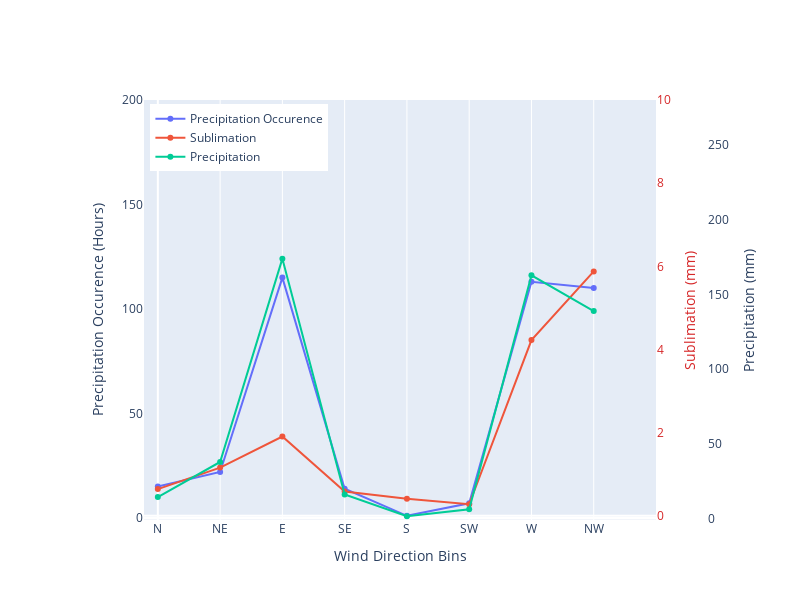

The cell this chart's notebook holds for it:
### Code cell
# Let's make a few plots using make_sublots in plotly 
fig = go.Figure()
# for the first figure lets make two y axes, one where we'll have a barplot of the precipitation occurence and the other where we'll have the sublimation rate
fig.add_trace(go.Scatter(x=grouped_prcp_binary.index, y=grouped_prcp_binary.values, name='Precipitation Occurence', yaxis='y1'))
fig.update_yaxes(title_text='Precipitation Occurence')
# add second y-axis
fig.add_trace(go.Scatter(x=grouped_sub.index, y=grouped_sub.values, name='Sublimation', yaxis='y2'))
fig.add_trace(go.Scatter(x=grouped_prcp.index, y=grouped_prcp.values, name='Precipitation', yaxis='y3'))
fig.update_layout(xaxis=dict(domain=[0.1,0.9],
                             title='Wind Direction Bins',
                             range=[-10,360],
                             tickvals=[0,45,90,135,180,225,270,315],
                             ticktext=['N', 'NE', 'E', 'SE', 'S', 'SW', 'W', 'NW']),
                  yaxis=dict(title='Precipitation Occurence (Hours)',
                             range=[-1,200]),
                  yaxis2=dict(title='Sublimation (mm)',
                              titlefont=dict(
                                  color="#d62728"
                              ),
                              tickfont=dict(
                                  color="#d62728"
                              ),
                              overlaying='y',
                              side='right',
                              anchor='x',
                              position=0.8,
                              range=[-.1,10]),
                  yaxis3=dict(
                              title="Precipitation (mm)",
                              anchor="free",
                              overlaying="y",
                              side="right",
                              position=0.98,
                              range=[-1,200*35/25]
                              ))
# remove the grid line for axis 1 and 2
fig.update_yaxes(showgrid=False)
fig.update_layout(
                  height=600,
                  width=800)
# move the legend to the top right of the plot
fig.update_layout(legend=dict(
    yanchor="top",
    y=0.99,
    xanchor="left",
    x=0.11
))

### Figure 1 — Plotly figure (JSON) as saved in the notebook; plotly's stock layout.template omitted (floating-point values rounded to 4 significant figures)
{"data": [{"name": "Precipitation Occurence", "type": "scatter", "x": [0, 45, 90, 135, 180, 225, 270, 315], "y": [15, 22, 115, 14, 1, 7, 113, 110], "yaxis": "y"}, {"name": "Sublimation", "type": "scatter", "x": [0, 45, 90, 135, 180, 225, 270, 315], "y": [0.6427, 1.16, 1.906, 0.5873, 0.4123, 0.2782, 4.226, 5.877], "yaxis": "y2"}, {"name": "Precipitation", "type": "scatter", "x": [0, 45, 90, 135, 180, 225, 270, 315], "y": [14.36, 37.82, 173.9, 16.05, 1.561, 6.209, 162.7, 138.8], "yaxis": "y3"}], "layout": {"height": 600, "legend": {"x": 0.11, "xanchor": "left", "y": 0.99, "yanchor": "top"}, "width": 800, "xaxis": {"domain": [0.1, 0.9], "range": [-10, 360], "ticktext": ["N", "NE", "E", "SE", "S", "SW", "W", "NW"], "tickvals": [0, 45, 90, 135, 180, 225, 270, 315], "title": {"text": "Wind Direction Bins"}}, "yaxis": {"range": [-1, 200], "showgrid": false, "title": {"text": "Precipitation Occurence (Hours)"}}, "yaxis2": {"anchor": "x", "overlaying": "y", "position": 0.8, "range": [-0.1, 10], "showgrid": false, "side": "right", "tickfont": {"color": "#d62728"}, "title": {"font": {"color": "#d62728"}, "text": "Sublimation (mm)"}}, "yaxis3": {"anchor": "free", "overlaying": "y", "position": 0.98, "range": [-1, 280], "showgrid": false, "side": "right", "title": {"text": "Precipitation (mm)"}}}}
